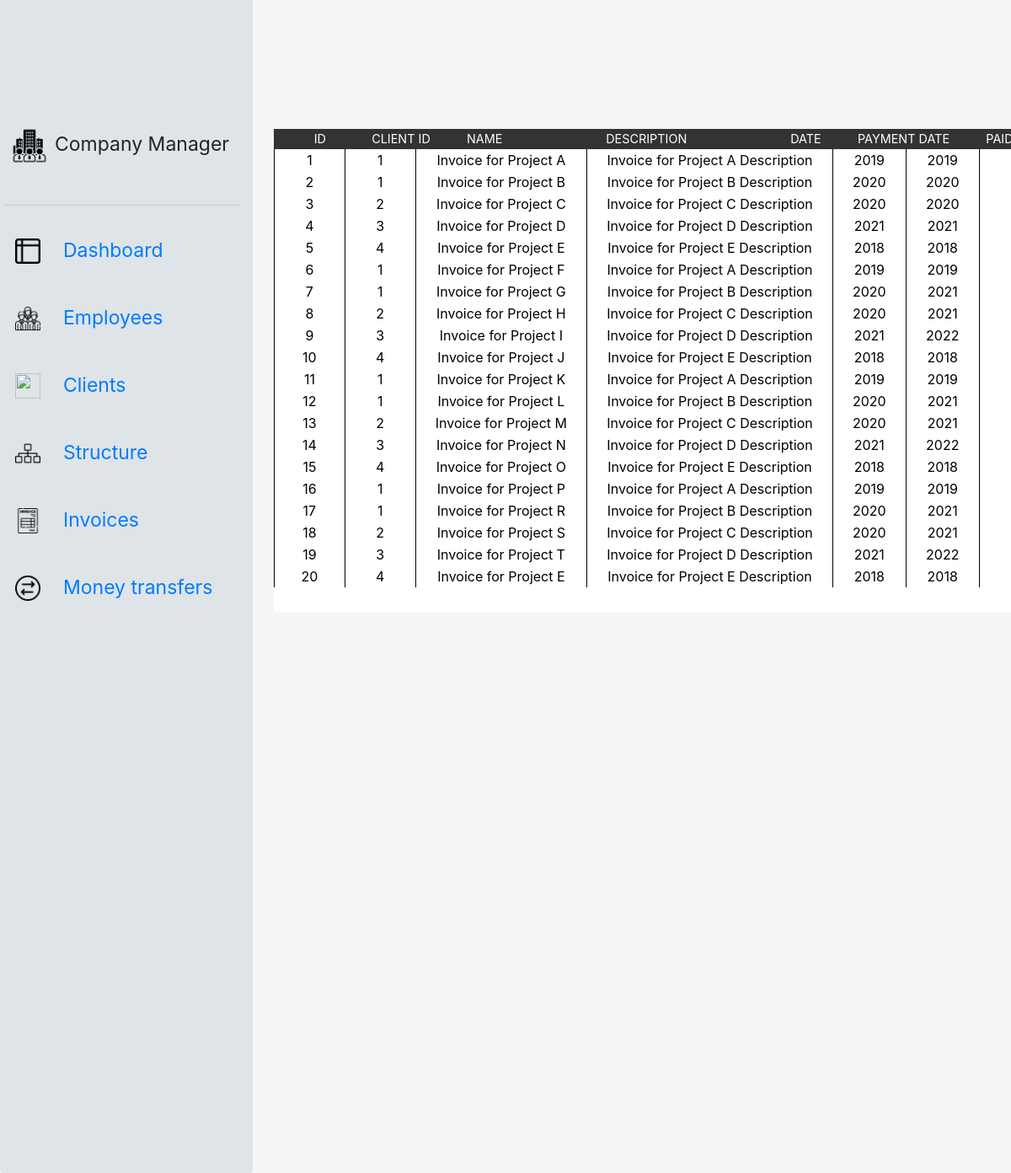
Page /invoices on the committed database.
### tables this page shows
CREATE TABLE Invoices (
    id_inv int NOT NULL PRIMARY KEY,
    id_cl int NOT NULL,
    id_mtr int,
    Name varchar(80) NOT NULL,
    Description varchar(200) NOT NULL,
    Date date NOT NULL,
    PaymentDate date NOT NULL,
    Paid binary(1) NOT NULL
    );

### website/dbf.py (the view)
@dbf.route('/invoices', methods = ["GET", "POST"])
def listinv():
    con = sqlite3.connect("PythonProject.db")
    con.row_factory = sqlite3.Row
    cur = con.cursor()
    cur.execute("SELECT * FROM Invoices")
    rows = cur.fetchall();
    return render_template("invoices.html", rows = rows)

### website/templates/invoices.html (shortened to what this page needs)
<!DOCTYPE html>
<html lang="en">
  <head>
    <link href="/static/css/bootstrap.min.css" rel="stylesheet">
    <link href="/static/css/floating-labels.css" rel="stylesheet">
  </head>
<body>
  <div class="alert">
  </div>
  <form class="form-signin1" style="position:fixed;">
      <img class="mb-4" src="/static/images/c1.png" alt="" width="60" height="60">
    <div style="position:fixed; margin:-73px 60px; font-size:23px">
      Company Manager
    </div>
  <hr style="position:fixed;width:280px;margin-left:0;margin-bottom: 50px;">
    <img src="/static/images/b1.png" alt="" width="30" height="30" style="position:fixed; margin:56px 13px">
  <a href="/home" style="position:fixed; margin:53px 70px; font-size:23px">
    Dashboard
  <a>
  <img src="/static/images/b2.png" alt="" width="30" height="30" style="position:fixed; margin:136px 13px">
  <a href="/employees" style="position:fixed; margin:133px 70px; font-size:23px">
    Employees
  </a>
  <img src="/static/images/b3.png" alt="" width="30" height="30" style="position:fixed; margin:216px 13px">
  <a href="/clients" style="position:fixed; margin:213px 70px; font-size:23px">
    Clients
  </a>
  <img src="/static/images/b4.png" alt="" width="30" height="30" style="position:fixed; margin:296px 13px">
  <a href="structure" style="position:fixed; margin:293px 70px; font-size:23px">
    Structure
  </a>
  <img src="/static/images/b5.png" alt="" width="30" height="30" style="position:fixed; margin:376px 13px">
  <a href="/invoices" class="disabled" style="position:fixed; margin:373px 70px; font-size:23px">
  </a>
  <img src="/static/images/b6.png" alt="" width="30" height="30" style="position:fixed; margin:456px 13px">
  <a href="/money_transfers"  style="position:fixed; margin:453px 70px; font-size:23px">
    Money transfers
  </a>
  <div class="col">
    <table>
    <thead>
      <td class="td1">ID</td>
      <td class="td1">Client ID</td>
      <td class="td1">Name</td>
      <td class="td1"></td>
      <td class="td1">Description</td>
      <td class="td1"></td>
      <td class="td1">Date</td>
      <td class="td1">Payment Date</td>
      <td class="td1">Paid?</td>
    </thead>
  </table>
  </div>
  <div class = "tables12">
  <table>
    {% for row in rows %}
      <tr>
        <td>{{row["id_inv"]}}</td>
        <td>{{row["id_cl"]}}</td>
        <td>{{row["Name"]}}</td>
        <td>{{row["Description"]}}</td>
        <td>{{row["Date"]}}</td>
        <td>{{row["PaymentDate"]}}</td>
        <td>{{row["Paid"]}}</td>
      </tr>
    {% endfor %}
  </table>
  </div>
</body>
</html>

### website/static/css/floating-labels.css (style rules this page uses)
:root { --input-padding-x: .75rem; --input-padding-y: .75rem; }
html, body { height: 100%; }
.col { background-color: #333; color: white; font-size: 0.9rem; text-transform: uppercase; text-align: center; max-width: 76.8%; position: fixed; margin-left: 320px; margin-top: -74px; border-spacing: 10px; }
td { width: 4.3%; max-width: 5%; border: 1px black; border-left: 1px solid black; border-right: 1px solid black; border-spacing: 10px; white-space: nowrap; }
td.td1 { border-left: none; border-right: none; border-spacing: 50px; border-collapse: separate; }
body { display: -ms-flexbox; display: flex; -ms-flex-align: center; align-items: center; padding-top: 40px; padding-bottom: 40px; background-color: #f5f5f5; overflow-y: hidden; }
.tables12 { border-collapse: collapse; background-color: white; color: black; text-align: center; overflow-y: scroll; margin-left: 320px; width: 77%; max-width: 76.8%; height: 550px; margin-bottom: 70px; margin-top: -50px; position: fixed; }
.form-signin1 { width: 100%; max-width: 50px; padding: 15px; margin-bottom: 430px; margin-left: -10px; }
.alert { background-color: #DEE4E7; padding: 15px; width: 300px; height: 2000px; }
a.disabled { pointer-events: none; cursor: disabled; }

### rows in the picture
Invoices: id_inv "1", id_cl "1", Name "Invoice for Project A", Description "Invoice for Project A Description", Date "2019", PaymentDate "2019"
Invoices: id_inv "2", id_cl "1", Name "Invoice for Project B", Description "Invoice for Project B Description", Date "2020", PaymentDate "2020"
Invoices: id_inv "3", id_cl "2", Name "Invoice for Project C", Description "Invoice for Project C Description", Date "2020", PaymentDate "2020"
Invoices: id_inv "4", id_cl "3", Name "Invoice for Project D", Description "Invoice for Project D Description", Date "2021", PaymentDate "2021"
Invoices: id_inv "5", id_cl "4", Name "Invoice for Project E", Description "Invoice for Project E Description", Date "2018", PaymentDate "2018"
Invoices: id_inv "6", id_cl "1", Name "Invoice for Project F", Description "Invoice for Project A Description", Date "2019", PaymentDate "2019"
Invoices: id_inv "7", id_cl "1", Name "Invoice for Project G", Description "Invoice for Project B Description", Date "2020", PaymentDate "2021"
Invoices: id_inv "8", id_cl "2", Name "Invoice for Project H", Description "Invoice for Project C Description", Date "2020", PaymentDate "2021"
Invoices: id_inv "9", id_cl "3", Name "Invoice for Project I", Description "Invoice for Project D Description", Date "2021", PaymentDate "2022"
Invoices: id_inv "10", id_cl "4", Name "Invoice for Project J", Description "Invoice for Project E Description", Date "2018", PaymentDate "2018"
Invoices: id_inv "11", id_cl "1", Name "Invoice for Project K", Description "Invoice for Project A Description", Date "2019", PaymentDate "2019"
Invoices: id_inv "12", id_cl "1", Name "Invoice for Project L", Description "Invoice for Project B Description", Date "2020", PaymentDate "2021"
Invoices: id_inv "13", id_cl "2", Name "Invoice for Project M", Description "Invoice for Project C Description", Date "2020", PaymentDate "2021"
Invoices: id_inv "14", id_cl "3", Name "Invoice for Project N", Description "Invoice for Project D Description", Date "2021", PaymentDate "2022"
Invoices: id_inv "15", id_cl "4", Name "Invoice for Project O", Description "Invoice for Project E Description", Date "2018", PaymentDate "2018"
Invoices: id_inv "16", id_cl "1", Name "Invoice for Project P", Description "Invoice for Project A Description", Date "2019", PaymentDate "2019"
Invoices: id_inv "17", id_cl "1", Name "Invoice for Project R", Description "Invoice for Project B Description", Date "2020", PaymentDate "2021"
Invoices: id_inv "18", id_cl "2", Name "Invoice for Project S", Description "Invoice for Project C Description", Date "2020", PaymentDate "2021"
Invoices: id_inv "19", id_cl "3", Name "Invoice for Project T", Description "Invoice for Project D Description", Date "2021", PaymentDate "2022"
Invoices: id_inv "20", id_cl "4", Name "Invoice for Project E", Description "Invoice for Project E Description", Date "2018", PaymentDate "2018"
